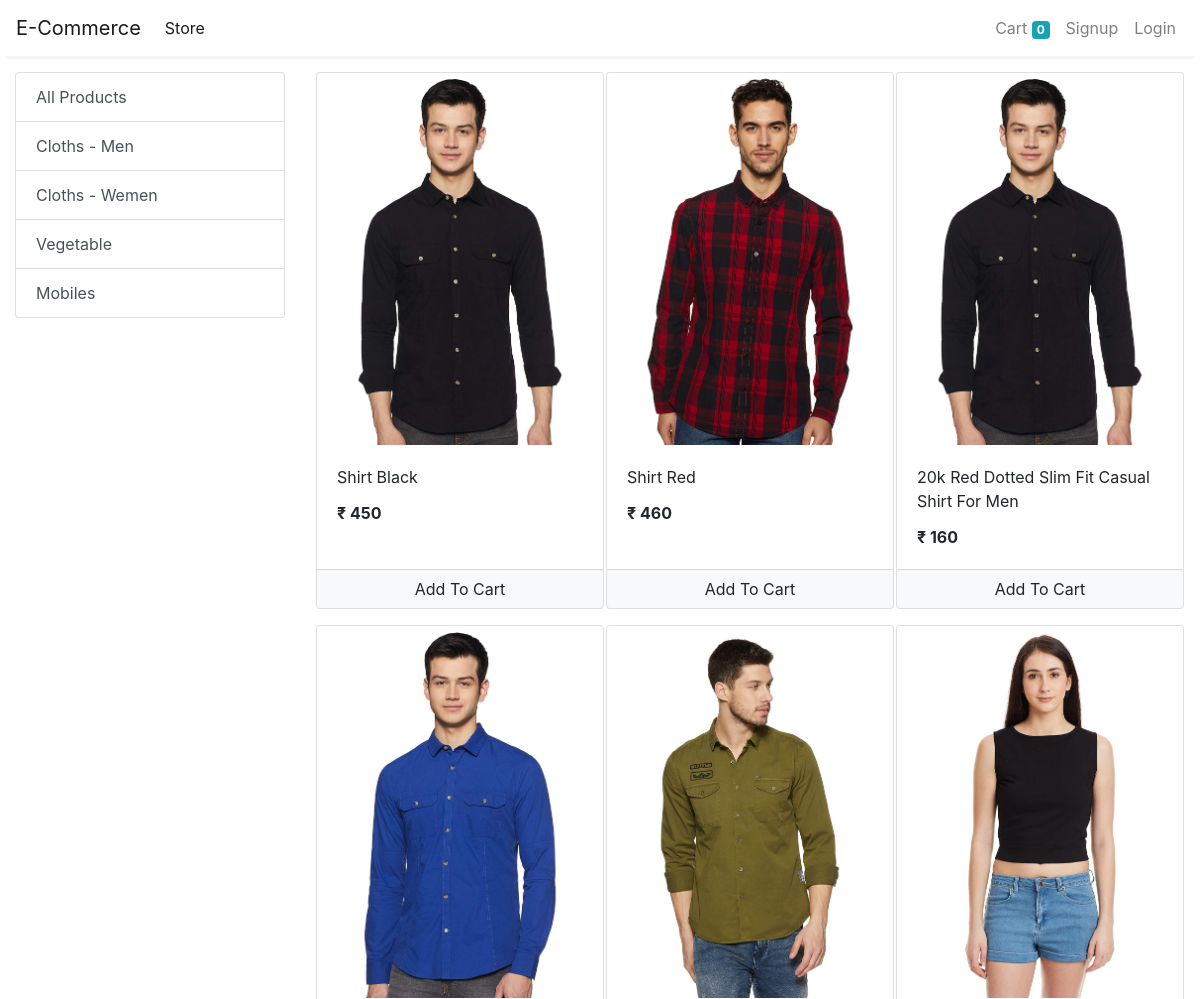
/store (upper part), run on an earlier commit of the app's database.
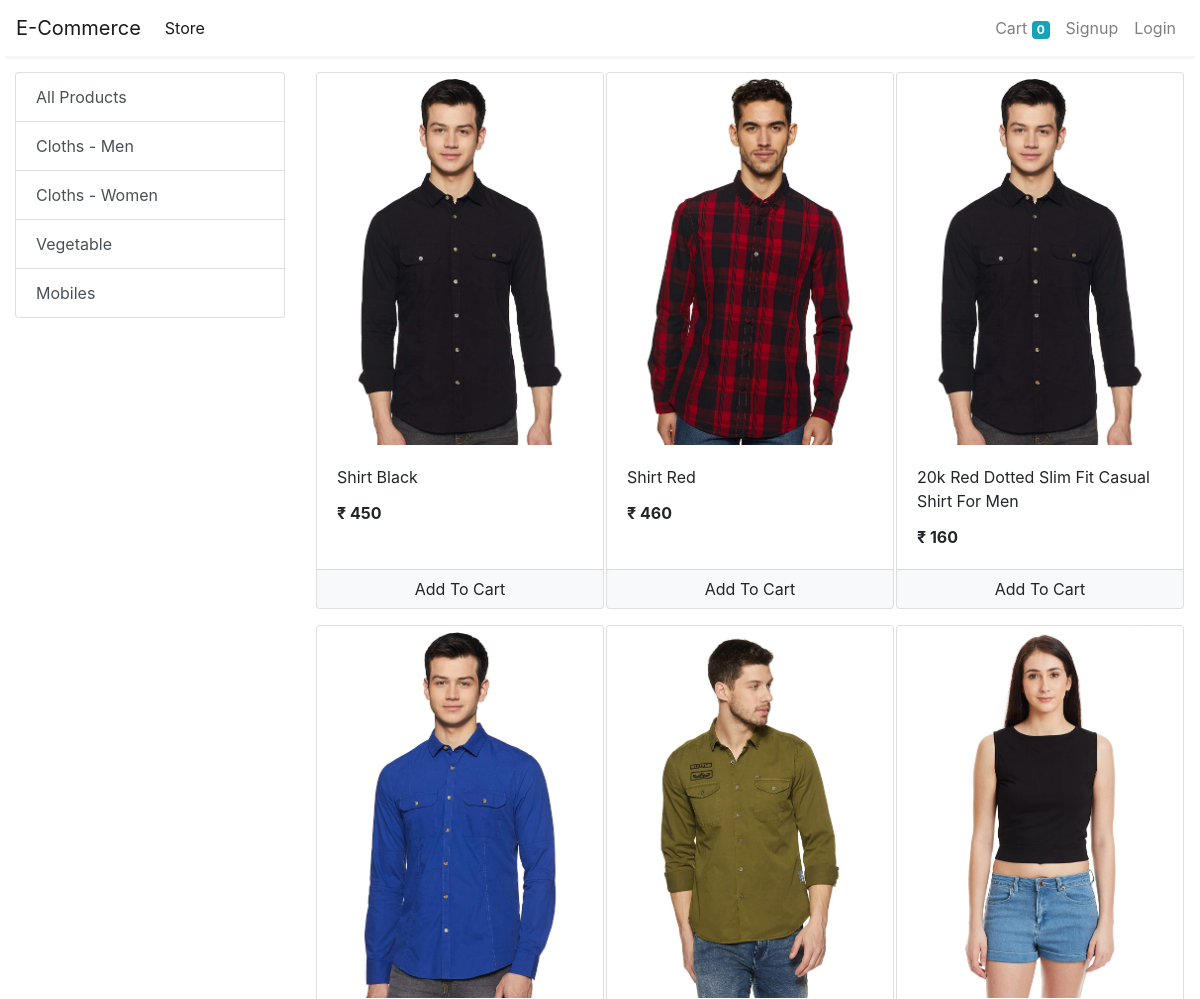
And on a later commit of the database.
### store/models/category.py (models this page shows, shortened)
class Category(models.Model):
    name = models.CharField(max_length=20)
    @staticmethod
    def get_all_categories():
        return Category.objects.all()

### store/models/product.py (models this page shows, shortened)
class Product(models.Model):
    name = models.CharField(max_length=50)
    price = models.IntegerField(default=0)
    category = models.ForeignKey(Category, on_delete=models.CASCADE, default=1)
    description = models.CharField(max_length=200, default='' , null=True , blank=True)
    image = models.ImageField(upload_to='uploads/products/')
    @staticmethod
    def get_all_products():
        return Product.objects.all()

### store/views/home.py (the view)
# urls.py: path('' , include('store.urls'))
def store(request):
    cart = request.session.get('cart')
    if not cart:
        request.session['cart'] = {}
    products = None
    categories = Category.get_all_categories()
    categoryID = request.GET.get('category')
    if categoryID:
        products = Product.get_all_products_by_categoryid(categoryID)
    else:
        products = Product.get_all_products();
    data = {}
    data['products'] = products
    data['categories'] = categories
    print('you are : ', request.session.get('email'))
    return render(request, 'index.html', data)

### store/templatetags/cart.py (called while the page is built)
@register.filter(name='is_in_cart')
def is_in_cart(product  , cart):
    keys = cart.keys()
    for id in keys:
        if int(id) == product.id:
            return True
    return False;

### store/templatetags/custom_filter.py (called while the page is built)
@register.filter(name='currency')
def currency(number):
    return "₹ "+str(number)

### store/templates/index.html (shortened to what this page needs)
{% extends 'base.html' %}
{% block content %}
{% load cart %}
{% load custom_filter %}
<div class="container-fluid mt-3">
	<div class="row">
		<div class="col-lg-3 mx-auto">
			<div class="list-group">
				<a href="/" class="list-group-item list-group-item-action">All Products</a>
				{% for category in categories %}
				<a href="/?category={{category.id}}"
					class="list-group-item list-group-item-action">{{category.name}}</a>
				{% endfor %}
			</div>
		</div>
		<div id='products' class="col-lg-9 mx-auto">
			<div class="row mx-auto">
				{% for product in products %}
				<div class="card mx-auto mb-3" id={{product.id}} style="width: 18rem;">
					<img class="card-img-top" src="{{product.image.url}}" alt="Card image cap">
					<div class="card-body">
						<p class="card-title">{{product.name}}</p>
						<p class="card-text"><b>{{product.price|currency}}</b></p>
					</div>
					<div class="card-footer p-0 no-gutters">
						{% if product|is_in_cart:request.session.cart %}
						<div class="row no-gutters">
							<form action="/#{{product.id}}" class="col-2 " method="post">
								{% csrf_token %}
								<input hidden type="text" name='product' value='{{product.id}}'>
								<input hidden type="text" name='remove' value='True'>
								<input type="submit" value=" - " class="btn btn-block btn-light border-right">
							</form>
							<div class="text-center col">{{product|cart_quantity:request.session.cart}} in Cart</div>
							<form action="/#{{product.id}}" class="col-2 " method="post">
								{% csrf_token %}
								<input hidden type="text" name='product' value='{{product.id}}'>
								<input type="submit" value=" + " class="btn btn-block btn-light border-left">
							</form>
						</div>
						{% else %}
						<form action="/#{{product.id}}" method="POST" class="btn-block">
							<input type="submit" class="float-right btn btn-light  form-control"
								value="Add To Cart">
						</form>
						{% endif %}
					</div>
				</div>
				{% endfor %}
			</div>
		</div>
	</div>
</div>
{% endblock %}

### store/templates/base.html (shortened to what this page needs)
<!doctype html>
<html lang="en">
<head>
  <link rel="stylesheet" href="https://maxcdn.bootstrapcdn.com/bootstrap/4.0.0/css/bootstrap.min.css"
>
</head>
<body>
  <nav class="one-edge-shadow
  sticky-top navbar
  navbar-expand-lg
   navbar-light bg-white">
    <a class="navbar-brand" href="/">E-Commerce</a>
    <div class="collapse navbar-collapse" id="navbarSupportedContent">
      <ul class="navbar-nav mr-auto">
        <li class="nav-item active">
          <a class="nav-link" href="/store">Store <span class="sr-only">(current)</span></a>
        </li>
      </ul>
      <ul class=" navbar-nav my-2 my-lg-0">
        <li class="nav-item ">
          <a class="nav-link" href="/cart">Cart
            <span class="badge badge-info">{{request.session.cart.keys|length}}</span>
            <span class="sr-only">(current)</span></a>
        </li>
        {% if request.session.customer %}
        <li class="nav-item ">
          <a class="nav-link" href="/orders">Orders<span class="sr-only">(current)</span></a>
        </li>
        <li class="nav-item">
          <a class="nav-link" href="/cart">{{request.session.customer}}<span class="sr-only">(current)</span></a>
        </li>
        <li class="nav-item ">
          <a class="nav-link" href="/logout">Logout<span class="sr-only">(current)</span></a>
        </li>
        {% else %}
        <li class="nav-item ">
          <a class="nav-link" href="/signup">Signup<span class="sr-only">(current)</span></a>
        </li>
        <li class="nav-item ">
          <a class="nav-link" href="/login">Login<span class="sr-only">(current)</span></a>
        </li>
        {% endif %}
      </ul>
    </div>
  </nav>
    {% block content %}{% endblock %}
</body>
</html>

### store/templates/base.html (style rules this page uses)
nav { background-color: white; }
.one-edge-shadow { box-shadow: 0 8px 2px -5px rgb(246, 245, 245); }

What changed in the data, as far as the page shows it:
changed Category: name "Cloths - Wemen" → "Cloths - Women"
